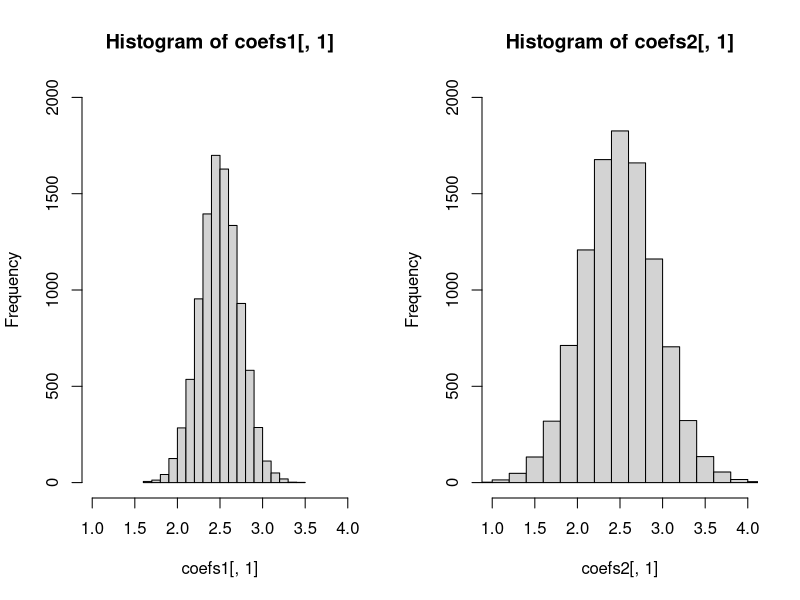
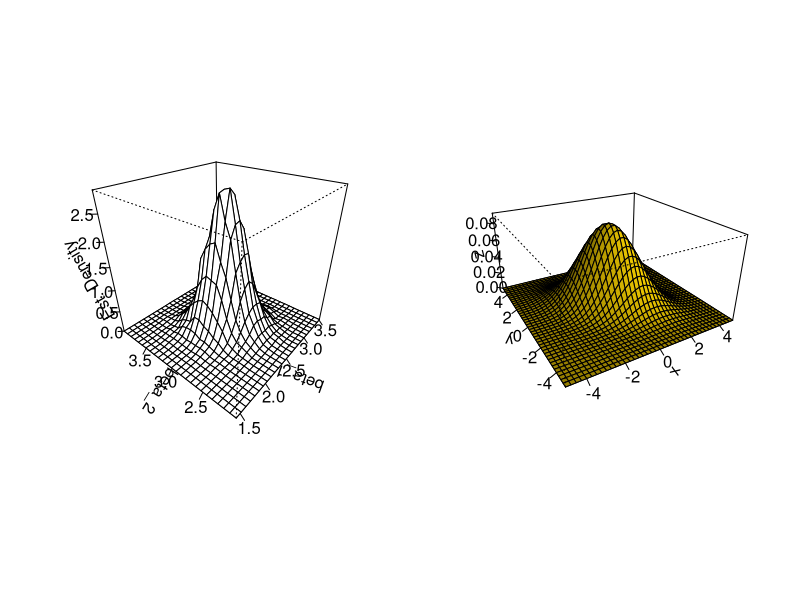

R code for these plots, in order:
## ---- chunk 1
knitr::opts_chunk$set(echo = TRUE)
## ---- chunk 2
library(car)
# initialize vectors t and t.rob
t <- c()
t.rob <- c()

# loop sampling and estimation
for (i in 1:1000) {
  # sample data
  X <- 1:1000
  u <- rnorm(1000, 0, 0.5*X)
  Y <- 5-3*X+u
  # estimate regression model
  reg <- lm(Y ~ X) 
  # homoskedasdicity-only significance test
  t[i] <- linearHypothesis(reg, "X = -3")$'Pr(>F)'[2] < 0.05 # WRONG REJECTION
  # robust significance test
  t.rob[i] <- linearHypothesis(reg, "X = -3", white.adjust = "hc1")$'Pr(>F)'[2] < 0.05
}

# compute the fraction of false rejections
cbind(t = mean(t), t.rob = mean(t.rob))
## ---- chunk 3
# call packages
library(AER)
library(MASS)
library(mvtnorm)
## ---- chunk 4
data(CASchools)

CASchools$STR <- CASchools$students/CASchools$teachers #create a new variable "student to teach ratio"       
CASchools$score <- (CASchools$read + CASchools$math)/2 #Score

mod <- lm(score ~ STR, data = CASchools) 
summary(mod)
## ---- chunk 5
cor(CASchools$STR, CASchools$score) 
cor(CASchools$STR, CASchools$english) #Possible omitted variable bias. What if we estimate the model with both variables?
## ---- chunk 6
mult.mod <- lm(score ~ STR + english, data = CASchools)
summary(mult.mod)
## ---- chunk 7
# define the components
n <- nrow(CASchools)                            # number of observations (rows)
k <- 2                                          # number of regressors

y_mean <- mean(CASchools$score)                 # mean of avg. test-scores

SSR <- sum(residuals(mult.mod)^2)               # sum of squared residuals
TSS <- sum((CASchools$score - y_mean )^2)       # total sum of squares
ESS <- sum((fitted(mult.mod) - y_mean)^2)       # explained sum of squares
## ---- chunk 8
SER <- sqrt(1/(n-k-1) * SSR)                    # standard error of the regression
Rsq <- 1 - (SSR / TSS)                          # R^2
adj_Rsq <- 1 - (n-1)/(n-k-1) * SSR/TSS          # adj. R^2

# print the measures to the console
c("SER" = SER, "R2" = Rsq, "Adj.R2" = adj_Rsq)
## ---- chunk 9
# define the fraction of English learners        
CASchools$FracEL <- CASchools$english / 100 #FracEL is a linear combination of 'english'

# estimate the model
mult.mod <- lm(score ~ STR + english + FracEL, data = CASchools) 

# obtain a summary of the model
summary(mult.mod) 
## ---- chunk 10
# if STR smaller 12, NS = 0, else NS = 1
CASchools$NS <- ifelse(CASchools$STR < 12, 0, 1) #IFELSE

# estimate the model
mult.mod <- lm(score ~ computer + english + NS, data = CASchools)

# obtain a model summary
summary(mult.mod) # see what will happen!

table(CASchools$NS)
## ---- chunk 11
?rmvnorm
rmvnorm(n=10, mean = c(1,3), sigma = cbind(c(1,5),c(5,2)))
#first column(X1)= N(1,1)
#second column(X2)= N(3,2)
#Cov(x1,x2)=5

var_cov=cbind(c(1,5),c(5,2));var_cov
## ---- chunk 12
# set number of observations
n <- 50

# initialize vectors of coefficients
coefs1 <- cbind("hat_beta_1" = numeric(10000), "hat_beta_2" = numeric(10000))
coefs2 <- coefs1

# set seed
set.seed(1)

# loop sampling and estimation
for (i in 1:10000) {
  
  # for cov(X_1,X_2) = 0.25
  X <- rmvnorm(n, c(50, 100), sigma = cbind(c(10, 2.5), c(2.5, 10)))
  u <- rnorm(n, sd = 5)
  Y <- 5 + 2.5 * X[, 1] + 3 * X[, 2] + u
  coefs1[i, ] <- lm(Y ~ X[, 1] + X[, 2])$coefficients[-1]
  
  # for cov(X_1,X_2) = 0.85
  X <- rmvnorm(n, c(50, 100), sigma = cbind(c(10, 8.5), c(8.5, 10)))
  Y <- 5 + 2.5 * X[, 1] + 3 * X[, 2] + u
  coefs2[i, ] <- lm(Y ~ X[, 1] + X[, 2])$coefficients[-1]
}
## ---- chunk 13
# obtain variance estimates
diag(var(coefs1)) #In this case, 
diag(var(coefs2))
cbind(c(10, 8.5), c(8.5, 10))
par(mfrow=c(1,2))
hist(coefs1[,1], xlim = c(1,4), ylim = c(0,2000))
hist(coefs2[,1], xlim = c(1,4), ylim = c(0,2000))
## ---- chunk 14
# set sample size
n <- 50

# initialize vector of coefficients
coefs <- cbind("hat_beta_1" = numeric(10000), "hat_beta_2" = numeric(10000))

# set seed for reproducibility
set.seed(1)
## ---- chunk 15
# loop sampling and estimation
for (i in 1:10000) {
  
  X <- rmvnorm(n, c(50, 100), sigma = cbind(c(10, 2.5), c(2.5, 10)))
  u <- rnorm(n, sd = 5)
  Y <- 5 + 2.5 * X[, 1] + 3 * X[, 2] + u
  coefs[i,] <- lm(Y ~ X[, 1] + X[, 2])$coefficients[-1]
  
}

# compute density estimate
kde <- kde2d(coefs[, 1], coefs[, 2])
## ---- chunk 16
# plot the density estimate
persp(kde, 
      theta = 310, 
      phi = 30, 
      xlab = "beta_1", 
      ylab = "beta_2", 
      zlab = "Est. Density"
      ,ticktype="detailed")
## ---- chunk 17
#Bivariate normal density 
library(mnormt)
x     <- seq(-5, 5, 0.25) 
y     <- seq(-5, 5, 0.25)
mu    <- c(0, 0)
sigma <- matrix(c(2, -1, -1, 2), nrow = 2)
f     <- function(x, y) dmnorm(cbind(x, y), mu, sigma)
z     <- outer(x, y, f) #Outer product. Arguments: X,Y, FUNCTION
persp(x, y, z, theta = -30, phi = 25, 
      shade = 0.75, col = "gold", expand = 0.5, r = 2, 
      ltheta = 25, ticktype = "detailed")
